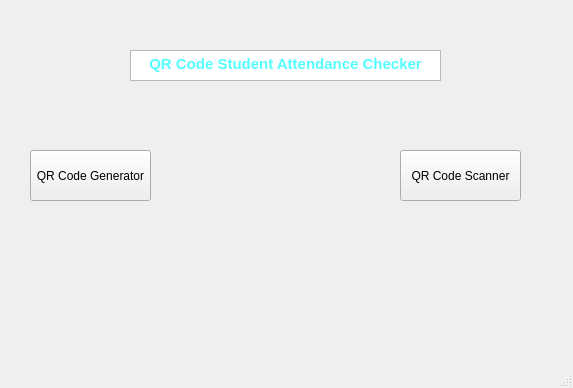
<?xml version="1.0" encoding="UTF-8"?>
<ui version="4.0">
 <class>MainWindow</class>
 <widget class="QMainWindow" name="MainWindow">
  <property name="geometry">
   <rect>
    <x>0</x>
    <y>0</y>
    <width>573</width>
    <height>388</height>
   </rect>
  </property>
  <property name="windowTitle">
   <string>MainWindow</string>
  </property>
  <widget class="QWidget" name="centralwidget">
   <widget class="QTextEdit" name="textEdit">
    <property name="geometry">
     <rect>
      <x>130</x>
      <y>50</y>
      <width>311</width>
      <height>31</height>
     </rect>
    </property>
    <property name="html">
     <string>&lt;!DOCTYPE HTML PUBLIC &quot;-//W3C//DTD HTML 4.0//EN&quot; &quot;http://www.w3.org/TR/REC-html40/strict.dtd&quot;&gt;
&lt;html&gt;&lt;head&gt;&lt;meta name=&quot;qrichtext&quot; content=&quot;1&quot; /&gt;&lt;style type=&quot;text/css&quot;&gt;
p, li { white-space: pre-wrap; }
&lt;/style&gt;&lt;/head&gt;&lt;body style=&quot; font-family:'MS Shell Dlg 2'; font-size:8.25pt; font-weight:400; font-style:normal;&quot;&gt;
&lt;p align=&quot;center&quot; style=&quot; margin-top:0px; margin-bottom:0px; margin-left:0px; margin-right:0px; -qt-block-indent:0; text-indent:0px;&quot;&gt;&lt;span style=&quot; font-size:11pt; font-weight:600; color:#55ffff;&quot;&gt;QR Code Student Attendance Checker&lt;/span&gt;&lt;/p&gt;&lt;/body&gt;&lt;/html&gt;</string>
    </property>
   </widget>
   <widget class="QPushButton" name="pushButton">
    <property name="geometry">
     <rect>
      <x>30</x>
      <y>150</y>
      <width>121</width>
      <height>51</height>
     </rect>
    </property>
    <property name="text">
     <string>QR Code Generator</string>
    </property>
   </widget>
   <widget class="QPushButton" name="pushButton_2">
    <property name="geometry">
     <rect>
      <x>400</x>
      <y>150</y>
      <width>121</width>
      <height>51</height>
     </rect>
    </property>
    <property name="text">
     <string>QR Code Scanner</string>
    </property>
   </widget>
  </widget>
  <widget class="QMenuBar" name="menubar">
   <property name="geometry">
    <rect>
     <x>0</x>
     <y>0</y>
     <width>573</width>
     <height>21</height>
    </rect>
   </property>
  </widget>
  <widget class="QStatusBar" name="statusbar"/>
 </widget>
 <resources/>
 <connections/>
</ui>
